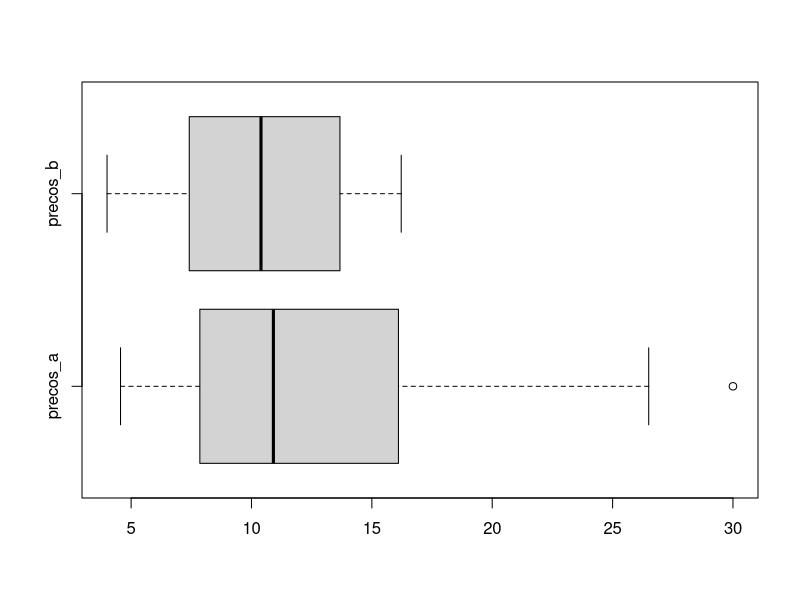

Generate this figure with R:
precos_a <- c(5.00,8.12,11.06,16.22,4.56,
              8.46,11.59,16.61,5.25,8.74,
              12.00,17.26,5.73,8.95,12.79,
              18.75,6.26,9.13,13.23,19.40,
              6.66,9.35,13.60,23.30,6.86,
              9.77,13.85,23.80,7.39,9.80,
              14.69,24.00,7.59,10.53,14.71,
              26.50,7.44,10.76,15.99,30.00)

precos_b <- c(4.00,7.44,10.53,13.75,4.12,
              7.59,10.76,13.80,4.30,8.46,
              11.06,13.85,4.56,8.74,11.40,
              14.00,5.25,8.95,11.59,14.69,
              5.73,9.13,12.00,14.71,6.26,
              9.35,12.61,15.50,6.66,9.77,
              12.79,15.90,6.86,9.80,13.23,
              16.00,7.39,10.26,13.60,16.22)

precos <- data.frame(precos_a, precos_b)
boxplot(precos, horizontal = TRUE)
